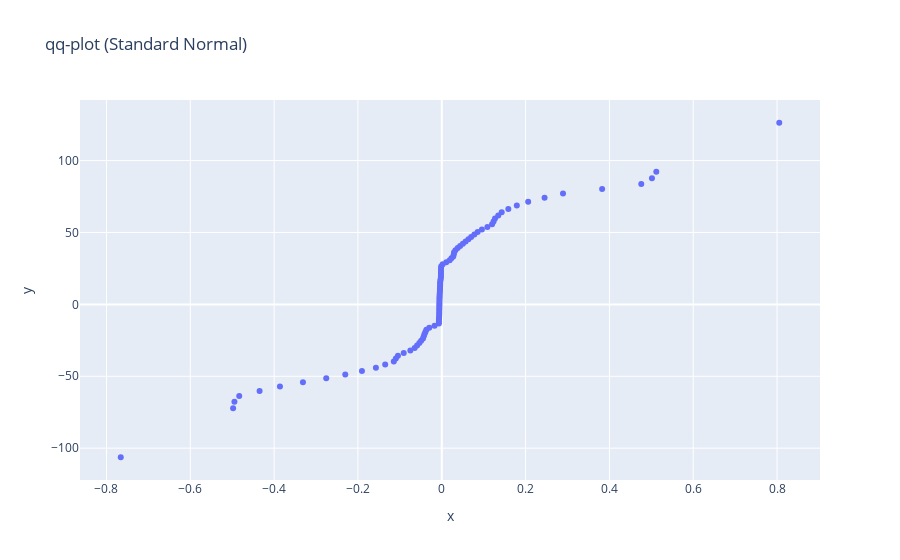

Notebook cell for this chart:
### Code cell
px.scatter(
    x=observed_quantiles,
    y=theoretical_quantiles,
    title='qq-plot (Standard Normal)')
